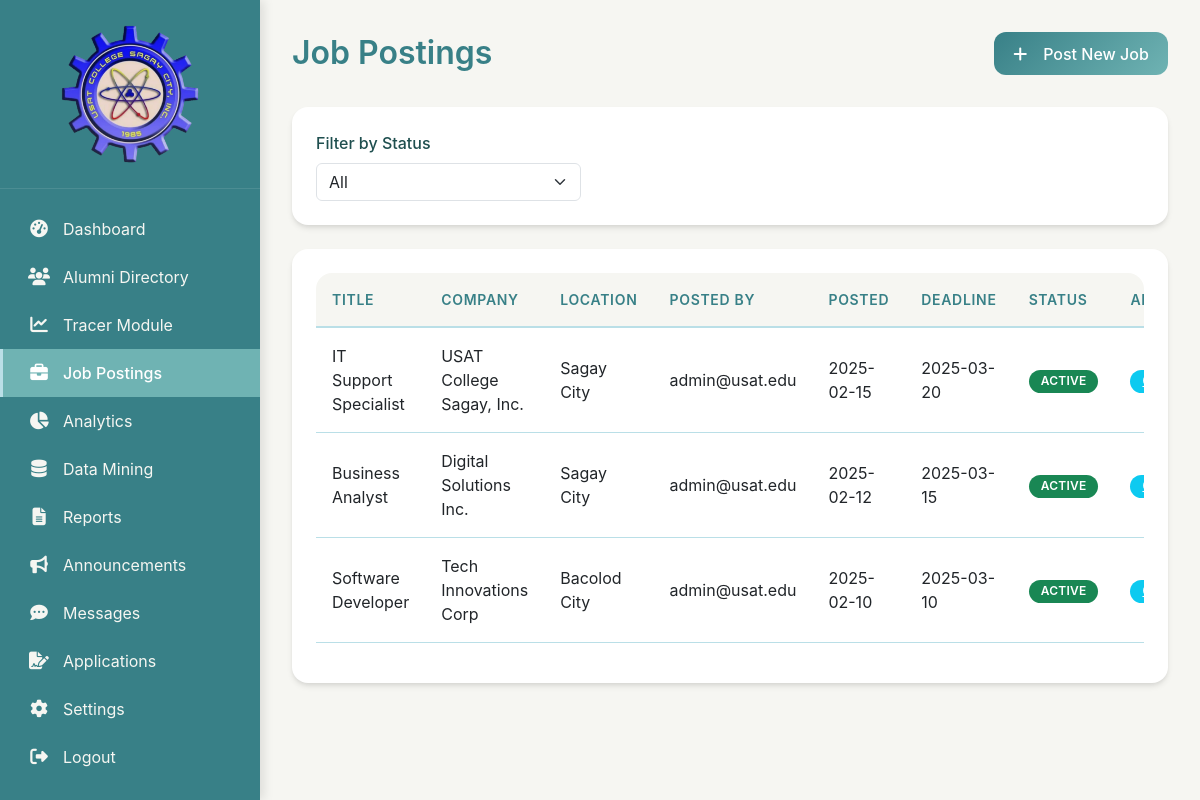
The app's page /admin/job_postings.php (signed in) with its own data.
### tables this page shows
CREATE TABLE job_postings (
    id INT AUTO_INCREMENT PRIMARY KEY,
    title VARCHAR(100) NOT NULL,
    company VARCHAR(100) NOT NULL,
    location VARCHAR(100),
    description TEXT,
    requirements TEXT,
    posted_date DATE,
    deadline DATE,
    status ENUM('active','inactive') DEFAULT 'active',
    created_by INT,  
    FOREIGN KEY (created_by) REFERENCES users(id)
);

CREATE TABLE users (
    id INT AUTO_INCREMENT PRIMARY KEY,
    email VARCHAR(100) UNIQUE NOT NULL,
    password VARCHAR(255) NOT NULL,
    role ENUM('admin','alumni') NOT NULL,
    alumni_id INT NULL,  
    created_at TIMESTAMP DEFAULT CURRENT_TIMESTAMP
);

### admin/job_postings.php (the view, shortened to what this page needs)
<?php
require_once '../includes/admin_header.php';
$status_filter = $_GET['status'] ?? 'all';
$sql = "SELECT j.*,
               (SELECT COUNT(*) FROM applications WHERE job_id = j.id) as applications,
               u.email as poster_email
        FROM job_postings j
        JOIN users u ON j.created_by = u.id";
$params = [];
$sql .= " ORDER BY j.posted_date DESC";
$stmt = $pdo->prepare($sql);
$stmt->execute($params);
$jobs = $stmt->fetchAll();
?>
<div class="page-header">
    <h1>Job Postings</h1>
    <button class="btn btn-primary" data-bs-toggle="modal" data-bs-target="#addJobModal"><i class="fas fa-plus me-2"></i>Post New Job</button>
</div>
<div class="card mb-4">
    <div class="card-body">
        <form method="get" class="row g-3">
            <div class="col-md-4">
                <label class="form-label">Filter by Status</label>
                <select name="status" class="form-select" onchange="this.form.submit()">
                    <option value="all" <?= $status_filter == 'all' ? 'selected' : '' ?>>All</option>
                </select>
            </div>
        </form>
    </div>
</div>
<div class="card">
    <div class="card-body">
        <div class="table-responsive">
            <table class="table">
                <thead>
                    <tr><th>Title</th><th>Company</th><th>Location</th><th>Posted By</th><th>Posted</th><th>Deadline</th><th>Status</th><th>Applications</th><th>Actions</th></tr>
                </thead>
                <tbody>
                    <?php foreach ($jobs as $job): ?>
                    <tr>
                        <td><?= htmlspecialchars($job['title']) ?></td>
                        <td><?= htmlspecialchars($job['company']) ?></td>
                        <td><?= htmlspecialchars($job['location']) ?></td>
                        <td><?= htmlspecialchars($job['poster_email']) ?></td>
                        <td><?= $job['posted_date'] ?></td>
                        <td><?= $job['deadline'] ?></td>
                        <td><span class="badge bg-<?= $job['status']=='active'?'success':'secondary' ?>"><?= $job['status'] ?></span></td>
                        <td><a href="applications.php?job_id=<?= $job['id'] ?>" class="badge bg-info"><?= $job['applications'] ?></a></td>
                    </tr>
                    <?php endforeach; ?>
                </tbody>
            </table>
        </div>
    </div>
</div>
<?php include '../includes/footer.php'; ?>

### assets/css/style.css (style rules this page uses)
:root { --primary: #388087; --primary-light: #6FB3B3; --primary-dark: #2a6b6b; --accent: #6FB3B3; --accent-light: #BADFE7; --accent-dark: #388087; --success: #C2EDCE; --warning: #BADFE7; --danger: #388087; --info: #BADFE7; --dark: #1f4f4f; --light: #F6F6F2; --gray: #88a8a8; --border: #BADFE7; --sidebar-bg: #388087; --sidebar-text: #F6F6F2; --sidebar-hover: #6FB3B3; --card-bg: #FFFFFF; --body-bg: #F6F6F2; }
* { margin: 0; padding: 0; box-sizing: border-box; }
body { background-color: var(--body-bg); font-family: 'Inter', -apple-system, BlinkMacSystemFont, 'Segoe UI', Roboto, sans-serif; line-height: 1.5; color: var(--dark); }
.page-header { display: flex; justify-content: space-between; align-items: center; margin-bottom: 2rem; }
.page-header h1 { font-size: 2rem; font-weight: 600; color: var(--primary); margin: 0; }
.card { background: var(--card-bg); border: none; border-radius: 1rem; box-shadow: 0 4px 6px -1px rgba(0,0,0,0.1), 0 2px 4px -1px rgba(0,0,0,0.06); transition: transform 0.2s, box-shadow 0.2s; margin-bottom: 1.5rem; overflow: hidden; }
.card-body { padding: 1.5rem; }
.table-responsive { border-radius: 1rem; overflow: hidden; }
.table { width: 100%; background: white; border-collapse: collapse; }
.table thead th { background: var(--light); padding: 1rem; font-weight: 600; font-size: 0.875rem; text-transform: uppercase; letter-spacing: 0.05em; color: var(--primary); border-bottom: 2px solid var(--border); }
.table tbody td { padding: 1rem; border-bottom: 1px solid var(--border); vertical-align: middle; }
.btn { display: inline-flex; align-items: center; gap: 0.5rem; padding: 0.6rem 1.2rem; border-radius: 0.75rem; font-weight: 500; border: none; cursor: pointer; transition: all 0.2s; text-decoration: none; }
.btn-primary { background: linear-gradient(135deg, var(--primary), var(--primary-light)); color: white; }
.form-label { display: block; margin-bottom: 0.5rem; font-weight: 500; color: var(--dark); }
.badge { display: inline-block; padding: 0.35rem 0.75rem; border-radius: 2rem; font-size: 0.75rem; font-weight: 600; text-transform: uppercase; letter-spacing: 0.02em; }

### records on screen
job_postings: title "IT Support Specialist", company "USAT College Sagay, Inc.", location "Sagay City", created_by.email "admin@usat.edu", posted_date "2025-02-15", deadline "2025-03-20", status "ACTIVE"
job_postings: title "Business Analyst", company "Digital Solutions Inc.", location "Sagay City", created_by.email "admin@usat.edu", posted_date "2025-02-12", deadline "2025-03-15", status "ACTIVE"
job_postings: title "Software Developer", company "Tech Innovations Corp", location "Bacolod City", created_by.email "admin@usat.edu", posted_date "2025-02-10", deadline "2025-03-10", status "ACTIVE"
